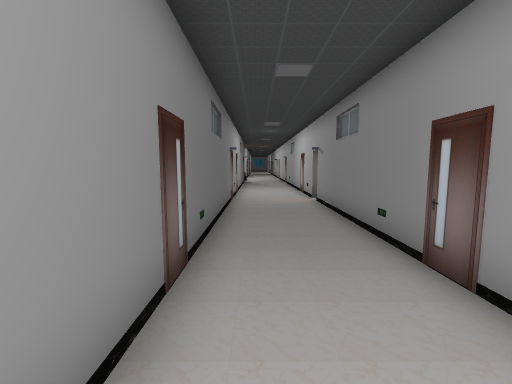
view 1 (above)

12 first-person views from a walk through a 3-D level made in the Unity game engine. The camera is 1.4 m above the floor, tilts 6° down and sees 90° across. The floor is counted in squares, 1 m on a side. Each view is taken from the middle of a square. On the plan, view 1 faces up. The plan holds only what a view shows up to about 13 squares ahead; the rest is blank. The place goes on beyond the plan. Door leaves are left out, so doorways stand open. Some surface patterns are stand-ins.

view 2
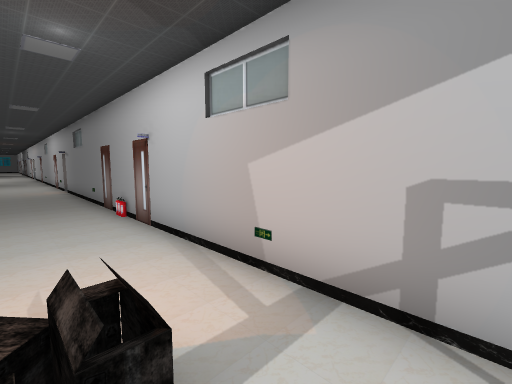

view 3
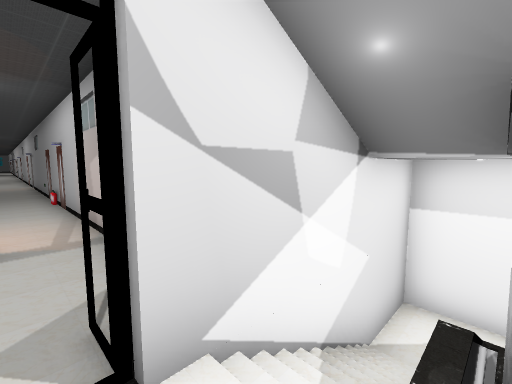

view 4
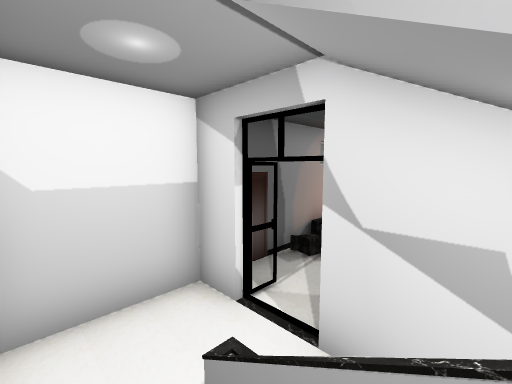

view 5
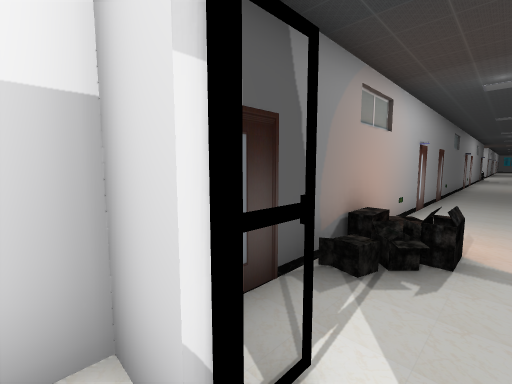

view 6
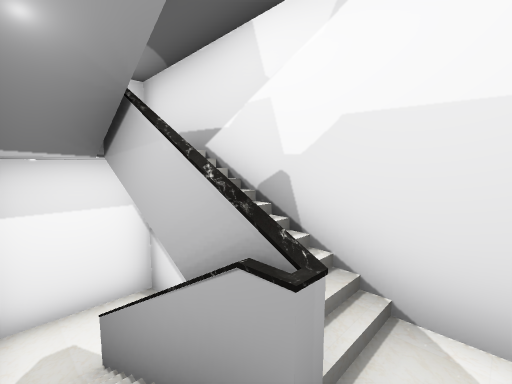

view 7
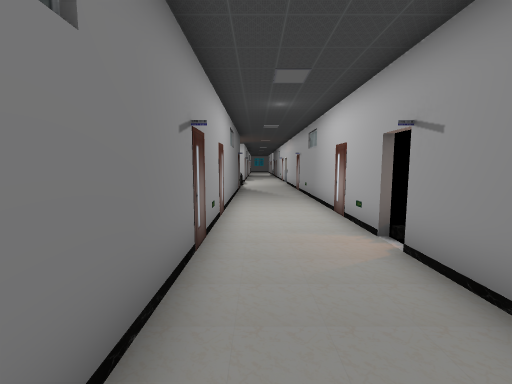

view 8
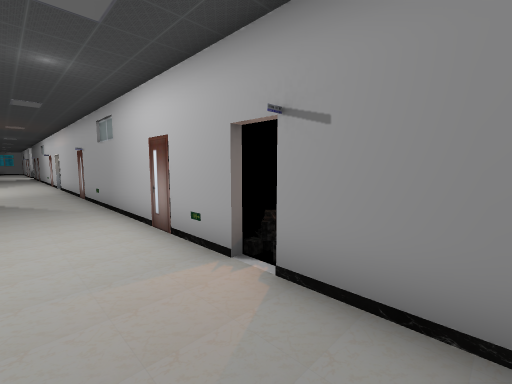

view 9
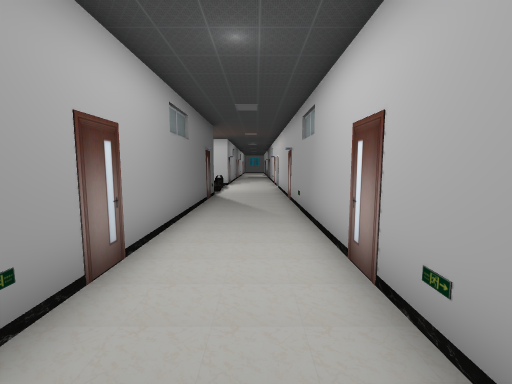

view 10
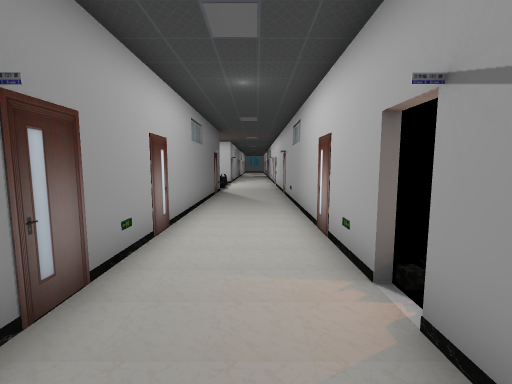

view 11
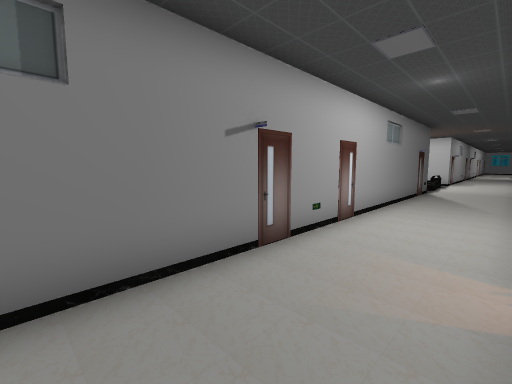

view 12
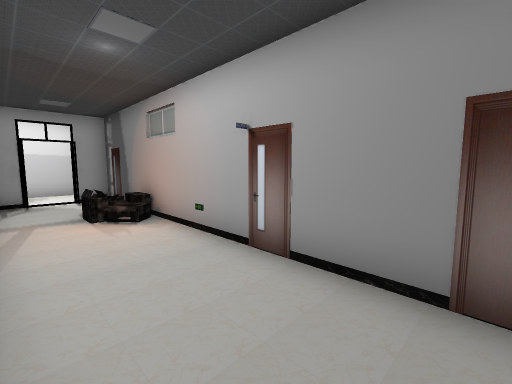

### Floor plan
Key: @ floor where view 1 was taken; # wall or solid block; x gap in a wall; . main floor; - floor 1.75 m lower than the main floor; / step, stairs or slope; D open door; = window, fence, low wall or low ledge; O other object.
Columns run from 1 left of view 1 to 7 right of it. Each row starts with its distance up from view 1.
 21 #...#
 20 #...#
 19 #...#
 18 #...#
 17 #...#
 16 #...#
 15 #...#
 14 #...#
 13 #...#
 12 #...OO
 11 #..DOO
 10 #..Dx
  9 #...O
  8 #...#
  7 #...#
  6 #...#
  5 #...#
  4 #...#
  3 #...#
  2 #...#
  1 #...#
  0 #@..#
 -1 #...#
 -2 #...#
 -3 #...#
 -4 #O..#
 -5 #O..#
 -6 #...#
 -7 #...#
 -8 #O.######
 -9 #..////-#
-10 #..====-#
-11 #..///  #
-12 #########

Where each view was taken, in squares from view 1:
view 1: 0 up, 0 right, facing up
view 2: 6 down, 0 right, facing up-right
view 3: 10 down, 1 right, facing up-right
view 4: 11 down, 3 right, facing up-left
view 5: 9 down, 1 right, facing up-left
view 6: 9 down, 1 right, facing down-right
view 7: 6 up, 0 right, facing up
view 8: 8 up, 0 right, facing up-right
view 9: 10 up, 1 right, facing up
view 10: 8 up, 1 right, facing up
view 11: 7 up, 2 right, facing up-left
view 12: 3 up, 2 right, facing down-left
